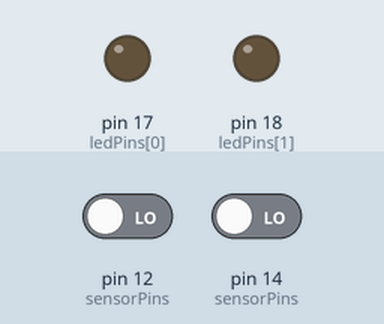
This sketch was run on a simulated Arduino Uno, built with avr-gcc and run on an emulated ATmega328P. On the bench: output pins drawn as LEDs (lit = HIGH). The test bench sets the inputs (shaded band); at power-on: pin 12 (sensorPins) LOW, pin 14 (sensorPins) LOW. What the sketch prints to the serial monitor is not drawn.

Above: at 1.2 s.
1.3 s: pin 12 (sensorPins) driven HIGH
At 2.6 s:
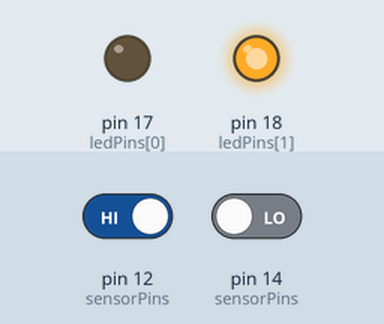
2.9 s: pin 14 (sensorPins) driven HIGH
At 3.7 s:
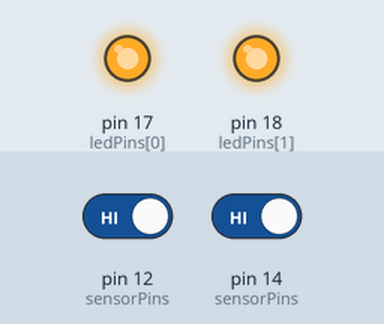
4.4 s: pin 12 (sensorPins) driven LOW
At 5.7 s:
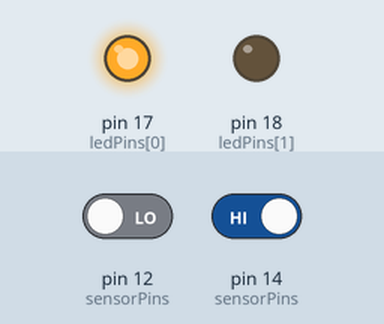
6.0 s: pin 14 (sensorPins) driven LOW
At 7.0 s:
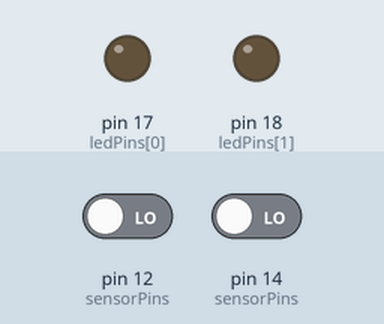
Timing chart, 0 to 8.6 s (numbered marks = the images above; inputs shaded):
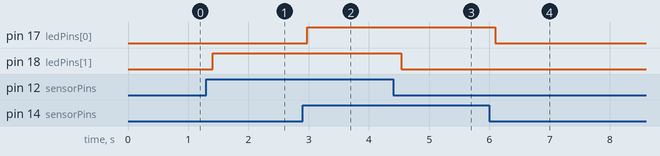

The sketch:

Sensor_code.ino
```cpp
#include <QTRSensors.h>

QTRSensors qtr;
const uint8_t sensorPins[] = {14, 12};  // GPIO14 en GPIO12
const int ledPins[] = {17, 18};         // LED voor sensor 1 en 2
const int numSensors = 2;
int threshold = 2300;

uint16_t sensorValues[numSensors];

void setup() {
  Serial.begin(115200);

  // LED pinnen initialiseren
  for(int i=0; i<numSensors; i++) {
    pinMode(ledPins[i], OUTPUT);
  }

  qtr.setTypeRC();
  qtr.setSensorPins(sensorPins, numSensors);
  qtr.setEmitterPin(255); // emitter uit
}

void loop() {
  qtr.read(sensorValues);

  Serial.println("\n=== Sensor Uitlezing ===");  // Duidelijke scheiding

  for(int i=0; i<numSensors; i++) {
    // Seriële output formatteren
    Serial.print("Sensor ");
    Serial.print(i+1);
    Serial.print(": ");
    Serial.print(sensorValues[i]);
    Serial.print(" | ");

    if(sensorValues[i] > threshold) {
      Serial.println("Zwart  \u25CF");  // Unicode zwarte cirkel
      digitalWrite(ledPins[i], HIGH);
    } else {
      Serial.println("Wit   \u25CB");  // Unicode witte cirkel
      digitalWrite(ledPins[i], LOW);
    }
  }

  Serial.println("=======================");  // Onderkant van het kader
  delay(150);  // Iets langere delay voor beter leesbare output
}
```

Measured:
- after the input at 1.3 s, pin 18 (ledPins[1]): LOW → HIGH after 0.11 s
- after the input at 2.9 s, pin 17 (ledPins[0]): LOW → HIGH after 0.07 s
- after the input at 4.4 s, pin 18 (ledPins[1]): HIGH → LOW after 0.14 s
- after the input at 6.0 s, pin 17 (ledPins[0]): HIGH → LOW after 0.10 s
